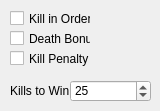
      <widget class="QWidget" name="page_2">
       <widget class="QCheckBox" name="a_slayer_kill_in_order">
        <property name="geometry">
         <rect>
          <x>10</x>
          <y>10</y>
          <width>81</width>
          <height>17</height>
         </rect>
        </property>
        <property name="text">
         <string>Kill in Order</string>
        </property>
       </widget>
       <widget class="QCheckBox" name="a_slayer_death_bonus">
        <property name="geometry">
         <rect>
          <x>10</x>
          <y>30</y>
          <width>81</width>
          <height>17</height>
         </rect>
        </property>
        <property name="text">
         <string>Death Bonus</string>
        </property>
       </widget>
       <widget class="QCheckBox" name="a_slayer_kill_penalty">
        <property name="geometry">
         <rect>
          <x>10</x>
          <y>50</y>
          <width>81</width>
          <height>17</height>
         </rect>
        </property>
        <property name="text">
         <string>Kill Penalty</string>
        </property>
       </widget>
       <widget class="QLabel" name="label_36">
        <property name="geometry">
         <rect>
          <x>10</x>
          <y>80</y>
          <width>61</width>
          <height>21</height>
         </rect>
        </property>
        <property name="text">
         <string>Kills to Win:</string>
        </property>
       </widget>
       <widget class="QSpinBox" name="a_slayer_kills_to_win">
        <property name="geometry">
         <rect>
          <x>70</x>
          <y>80</y>
          <width>81</width>
          <height>22</height>
         </rect>
        </property>
        <property name="minimum">
         <number>1</number>
        </property>
        <property name="maximum">
         <number>32767</number>
        </property>
        <property name="value">
         <number>25</number>
        </property>
       </widget>
      </widget>
